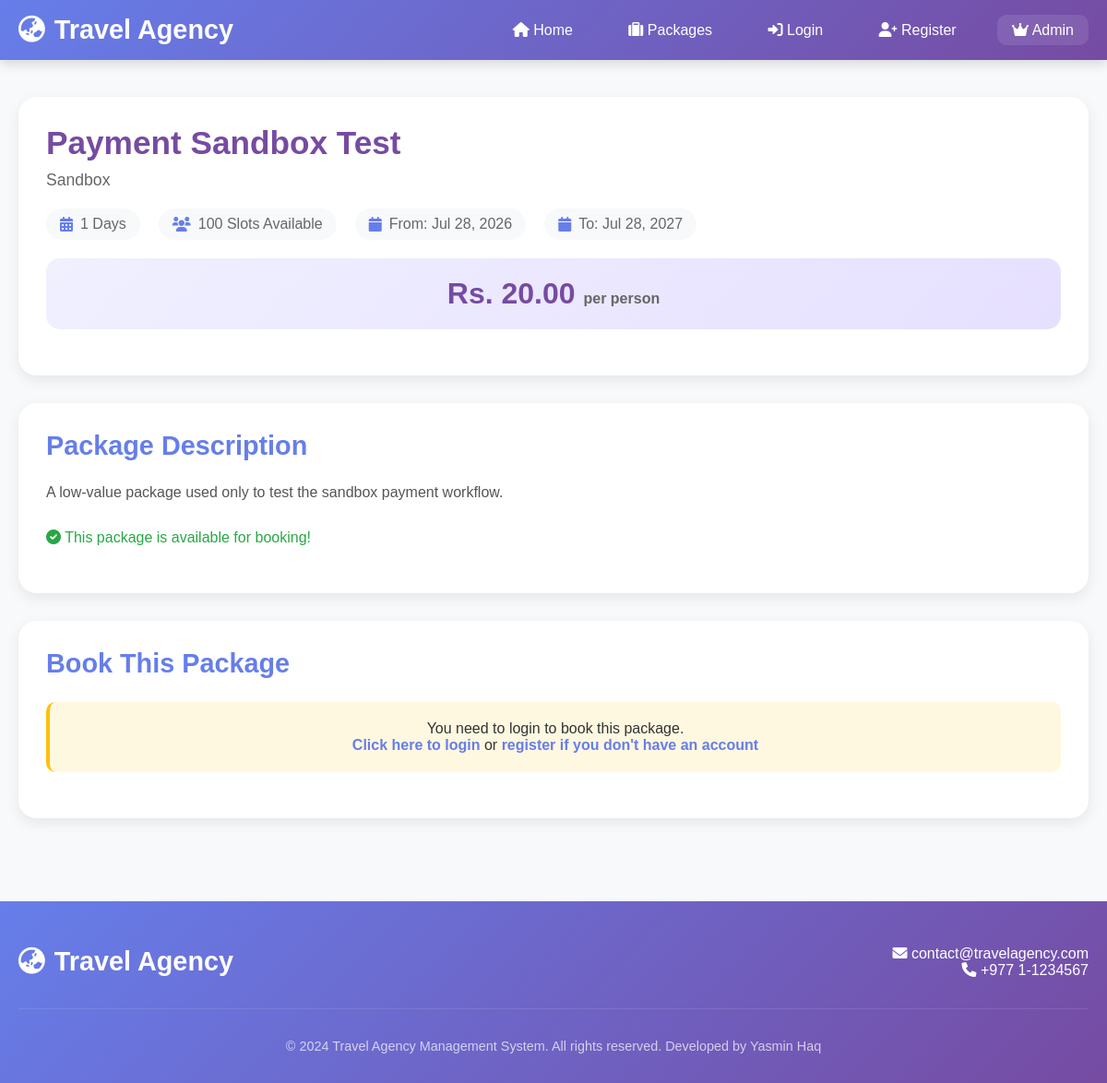
/php/package_details.php?id=8, run on the app's committed database.
### tables this page shows
CREATE TABLE IF NOT EXISTS packages (
    package_id INT UNSIGNED AUTO_INCREMENT PRIMARY KEY,
    package_name VARCHAR(255) NOT NULL,
    destination VARCHAR(255) NOT NULL,
    description TEXT NOT NULL,
    price DECIMAL(12,2) NOT NULL,
    duration_days INT UNSIGNED NOT NULL,
    available_from DATE NOT NULL,
    available_to DATE NOT NULL,
    available_slots INT UNSIGNED NOT NULL DEFAULT 0,
    image_url VARCHAR(2048) DEFAULT NULL,
    status ENUM('active', 'inactive') NOT NULL DEFAULT 'active',
    created_at TIMESTAMP NOT NULL DEFAULT CURRENT_TIMESTAMP
);

### php/package_details.php (the view, shortened to what this page needs)
<?php
include "connection.php";
$package_id = intval($_GET['id']);
$stmt = $conn->prepare("SELECT * FROM packages WHERE package_id = ?");
$stmt->bind_param("i", $package_id);
$stmt->execute();
$result = $stmt->get_result();
$package = $result->fetch_assoc();
$package['package_name'] = $package['package_name'] ?? 'Unknown Package';
$package['destination'] = $package['destination'] ?? 'Unknown';
$package['description'] = $package['description'] ?? 'No description available';
$package['price'] = $package['price'] ?? 0;
$package['duration_days'] = $package['duration_days'] ?? 1;
$package['available_slots'] = $package['available_slots'] ?? 0;
$package['available_from'] = $package['available_from'] ?? date('Y-m-d');
$package['available_to'] = $package['available_to'] ?? date('Y-m-d', strtotime('+30 days'));
$package['status'] = $package['status'] ?? 'inactive';
?>
<!DOCTYPE html>
<html lang="en">
<head>
    <link rel="stylesheet" href="https://cdnjs.cloudflare.com/ajax/libs/font-awesome/6.0.0/css/all.min.css">
</head>
<body>
    <header>
        <div class="container">
            <div class="header-content">
                <div class="logo">
                    <i class="fas fa-globe-asia"></i>
                    <span>Travel Agency</span>
                </div>
                <nav>
                    <a href="index.php"><i class="fas fa-home"></i> Home</a>
                    <a href="packages.php"><i class="fas fa-suitcase"></i> Packages</a>
                    <?php if (isset($_SESSION['customer_id'])): ?>
                        <a href="user/user_dashboard.php"><i class="fas fa-user"></i> Dashboard</a>
                        <a href="logout.php"><i class="fas fa-sign-out-alt"></i> Logout</a>
                    <?php else: ?>
                        <a href="login.php"><i class="fas fa-sign-in-alt"></i> Login</a>
                        <a href="register.php"><i class="fas fa-user-plus"></i> Register</a>
                    <?php endif; ?>
                    <a href="admin/login.php" style="background: rgba(255,255,255,0.1);">
                        <i class="fas fa-crown"></i> Admin
                    </a>
                </nav>
            </div>
        </div>
    </header>
    <div class="container">
        <div class="package-details">
            <div class="package-header">
                <h1><?php echo htmlspecialchars($package['package_name']); ?></h1>
                <p style="color: #666; font-size: 1.1rem; margin-bottom: 15px;"><?php echo htmlspecialchars($package['destination']); ?></p>
                <div class="package-meta">
                    <div class="meta-item">
                        <i class="fas fa-calendar-alt"></i>
                        <span><?php echo htmlspecialchars($package['duration_days']); ?> Days</span>
                    </div>
                    <div class="meta-item">
                        <i class="fas fa-users"></i>
                        <span><?php echo htmlspecialchars($package['available_slots']); ?> Slots Available</span>
                    </div>
                    <div class="meta-item">
                        <i class="fas fa-calendar"></i>
                        <span>From: <?php echo date('M d, Y', strtotime($package['available_from'])); ?></span>
                    </div>
                    <div class="meta-item">
                        <i class="fas fa-calendar"></i>
                        <span>To: <?php echo date('M d, Y', strtotime($package['available_to'])); ?></span>
                    </div>
                </div>
                <div class="package-price">
                    Rs. <?php echo number_format($package['price'], 2); ?>
                    <span style="font-size: 1rem; color: #666;">per person</span>
                </div>
            </div>
            <div class="package-description">
                <h2>Package Description</h2>
                <p><?php echo nl2br(htmlspecialchars($package['description'])); ?></p>
                <?php if ($package['available_slots'] > 0 && $package['status'] == 'active'): ?>
                    <p style="color: #28a745; font-weight: 500; margin-top: 20px;">
                        <i class="fas fa-check-circle"></i> This package is available for booking!
                    </p>
                <?php else: ?>
                    <p style="color: #dc3545; font-weight: 500; margin-top: 20px;">
                        <i class="fas fa-times-circle"></i> This package is currently <?php echo $package['status'] == 'inactive' ? 'inactive' : 'sold out'; ?>.
                    </p>
                <?php endif; ?>
            </div>
            <div class="booking-form-container">
                <h2>Book This Package</h2>
                <?php if (!isset($_SESSION['customer_id'])): ?>
                    <div class="login-prompt">
                        <p>You need to login to book this package.</p>
                        <a href="login.php">Click here to login</a> or
                        <a href="register.php">register if you don't have an account</a>
                    </div>
                <?php elseif ($package['available_slots'] <= 0 || $package['status'] != 'active'): ?>
                    <div class="login-prompt" style="background: #ffe6e6; border-left-color: #dc3545;">
                        <p>Sorry, this package is currently <?php echo $package['status'] == 'inactive' ? 'inactive' : 'sold out'; ?>. Please check back later or explore other packages.</p>
                    </div>
                <?php endif; ?>
            </div>
        </div>
    </div>
    <footer>
        <div class="container">
            <div class="footer-content">
                <div class="logo"><i class="fas fa-globe-asia"></i> Travel Agency</div>
                <div style="text-align:right;">
                    <p><i class="fas fa-envelope"></i> contact@travelagency.com<br>
                    <i class="fas fa-phone"></i> +977 1-1234567</p>
                </div>
            </div>
            <div class="copyright">
                <p>&copy; 2024 Travel Agency Management System. All rights reserved. Developed by Yasmin Haq</p>
            </div>
        </div>
    </footer>
</body>
</html>

### php/package_details.php (style rules this page uses)
* { margin: 0; padding: 0; box-sizing: border-box; font-family: 'Poppins', sans-serif; }
body { background: #f8f9fa; color: #333; }
header { background: linear-gradient(135deg, #667eea 0%, #764ba2 100%); color: white; padding: 1rem 0; box-shadow: 0 4px 12px rgba(0,0,0,0.15); }
.container { max-width: 1200px; margin: 0 auto; padding: 0 20px; }
.header-content { display: flex; justify-content: space-between; align-items: center; }
.logo { font-size: 1.8rem; font-weight: bold; display: flex; align-items: center; gap: 10px; }
nav a { color: white; text-decoration: none; margin-left: 1.5rem; font-weight: 500; padding: 8px 16px; border-radius: 10px; transition: all 0.3s ease; }
.package-details { padding: 40px 0; }
.package-header { background: white; border-radius: 20px; padding: 30px; margin-bottom: 30px; box-shadow: 0 5px 15px rgba(0,0,0,0.08); }
.package-header h1 { color: #764ba2; margin-bottom: 10px; font-size: 2.2rem; }
.package-meta { display: flex; gap: 20px; margin: 20px 0; flex-wrap: wrap; }
.meta-item { display: flex; align-items: center; gap: 8px; color: #666; background: #f8f9fa; padding: 8px 15px; border-radius: 20px; }
.meta-item i { color: #667eea; }
.package-price { font-size: 2rem; color: #764ba2; font-weight: bold; background: linear-gradient(135deg, #f0f0ff 0%, #e6e0ff 100%); padding: 20px; border-radius: 15px; text-align: center; margin: 20px 0; }
.package-description { background: white; padding: 30px; border-radius: 20px; margin-bottom: 30px; box-shadow: 0 5px 15px rgba(0,0,0,0.08); }
.package-description h2 { color: #667eea; margin-bottom: 20px; font-size: 1.8rem; }
.package-description p { line-height: 1.8; color: #555; margin-bottom: 15px; }
.booking-form-container { background: white; padding: 30px; border-radius: 20px; box-shadow: 0 5px 15px rgba(0,0,0,0.08); }
.booking-form-container h2 { color: #667eea; margin-bottom: 25px; font-size: 1.8rem; }
.login-prompt { background: #fff8e1; border-left: 4px solid #ffc107; padding: 20px; margin: 20px 0; border-radius: 10px; text-align: center; }
.login-prompt a { color: #667eea; text-decoration: none; font-weight: 600; }
footer { background: linear-gradient(135deg, #667eea 0%, #764ba2 100%); color: white; padding: 3rem 0 2rem; margin-top: 50px; }
.footer-content { display: flex; justify-content: space-between; align-items: center; margin-bottom: 2rem; }
.copyright { text-align: center; color: rgba(255,255,255,0.7); font-size: 0.9rem; padding-top: 2rem; border-top: 1px solid rgba(255,255,255,0.1); }

### data on the page
packages: package_name "Payment Sandbox Test", destination "Sandbox", duration_days "1", available_slots "100", available_from "Jul 28, 2026", available_to "Jul 28, 2027", price "20.00", description "A low-value package used only to test the sandbox payment workflow."
